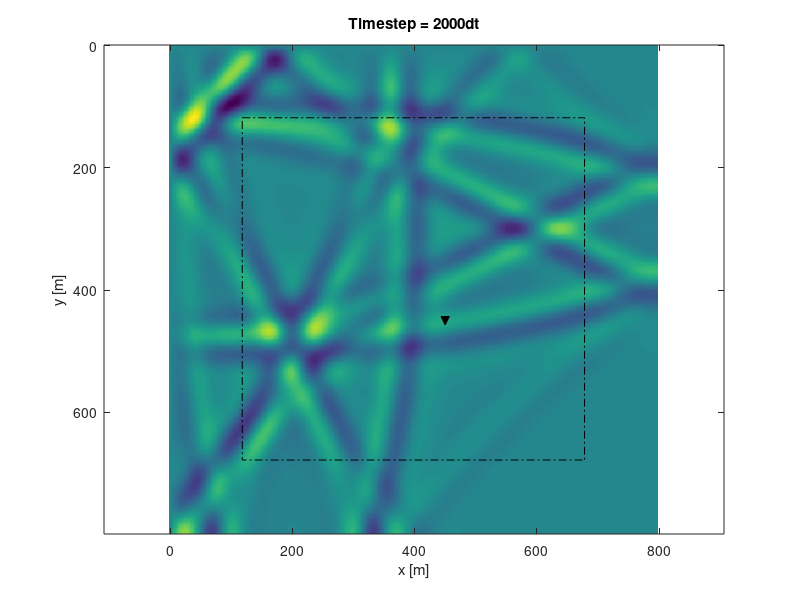

Write MATLAB code to recreate this figure. (Note: this script raises an error after producing the figure.)
%% Finite Difference Time Domain modelling on a 2-D Staggered grid with PMLs
% Numerical Modelling, ETH Zurich.
clear all;close all;clc
%% Setting up the spatial & temporal model
% --- The true dimensions (in meters)
lx = 800;
ly = 800;

% --- The true total run-time (in seconds)
lt = 1;

% --- The true medium parameters (m/s and kg/m3)
vp  = 2000;
rho = 1500;

% --- The finite-difference parameters
dx = 2;
dy = dx;
dt = 0.5e-3;

% --- The associated discrete grid in space and time
nx = floor(lx/dx);
ny = floor(ly/dy);
nt = floor(lt/dt);
x = [0:nx-1]*dx;
y = [0:ny-1]*dy;
t = [0:nt-1]*dt;

% --- Source-time wavelet (supply central frequency fc, in Hertz)
ricker = @(fm,t) (1-2*pi^2*fm^2*t.^2) .* exp(-pi^2*fm^2.*t.^2);
fc = 20;
fs = ricker(fc, t-0.1 ); % Time-delayed Ricker wavelet (plot, if desired!)

% --- Source location (positioned at 200, 300)
[~,sidx] = min(abs(x - 200));
[~,sidy] = min(abs(y - 300));

% --- Receiver location (positioned at 450, 450)
[~,ridx] = min(abs(x - 450));
[~,ridy] = min(abs(y - 450));

% --- PML parameters
npml = 60;
pmlfac = 0.85;
pmlexp = 0.85;
qx = zeros(nx,ny);
qy = zeros(nx,ny);
for a = 1:npml
    qx(a     ,:     ) = pmlfac*(npml-a)^pmlexp; % left
    qx(nx-a+1,:     ) = pmlfac*(npml-a)^pmlexp; % right
    qy(:     ,a     ) = pmlfac*(npml-a)^pmlexp; % top
    qy(:     ,ny-a+1) = pmlfac*(npml-a)^pmlexp; % bottom
end
qx = [qx(:,1) qx];
qx = [qx(1,:);qx];
qy = [qy(:,1) qy];
qy = [qy(1,:);qy];

% --- PML corners
xpml = [npml, nx-npml, nx-npml, npml, npml];
ypml = [npml, npml, ny-npml, ny-npml, npml];

%% The computational loop
% Initialize fields
px = zeros(nx+1,ny+1);
py = zeros(nx+1,ny+1);
vx = zeros(nx+1,ny+1);
vy = zeros(nx+1,ny+1);
record = zeros(nt,1);

% Stencil update locations
X = 1:nx;
Y = 1:ny;

figure(1);
for a = 1:nt
    % (1) Inject source funtion
    px(sidx,sidy) = px(sidx,sidy) + 0.5*dt*fs(a)/dx/dy*vp^2;
    py(sidx,sidy) = py(sidx,sidy) + 0.5*dt*fs(a)/dx/dy*vp^2;
    
    % (2a) Update px
    px(X+1,Y+1) = (1 - dt*qx(X+1,Y+1)) .* px(X+1,Y+1) - (dt*rho*vp^2)*((vx(X+1,Y) - vx(X,Y))/dx);
    
    % (2b) Update py
    py(X+1,Y+1) = (1 - dt*qy(X+1,Y+1)) .* py(X+1,Y+1) - (dt*rho*vp^2)*((vy(X,Y+1) - vy(X,Y))/dy); 
    
    % (2c) Combine px+py;
    p = px + py;
    
    % (3a) Update ux
    vx(X,Y) = (1 - dt*qx(X,Y)) .* vx(X,Y) - (dt/rho)*(p(X+1,Y+1) - p(X,Y+1))/dx;
    
    % (3b) Update uy
    vy(X,Y) = (1 - dt*qy(X,Y)) .* vy(X,Y) - (dt/rho)*(p(X+1,Y+1) - p(X+1,Y))/dy;
    
    % Display every 5th computation
    if (mod(a,10)==0)
        imagesc(x,y,p');
        hold on;
        plot(x(ridx), y(ridy), 'kv', 'MarkerFaceColor','k');
        plot(x(xpml), y(ypml), 'k-.');
        hold off
        axis equal;
        title(['Timestep = ', num2str(a), 'dt']);
        xlabel('x [m]');
        ylabel('y [m]');
        drawnow
    end;
    record(a) = p(ridx,ridy);
end;

% --- Compare the recorded traces
figure(2)
source_receiver_offset = norm( [x(sidx)-x(ridx), y(sidy)-y(ridy) ] );
analytical_solution = analyt_2d(fs,dt,source_receiver_offset,vp)
plot( t, record, t, analytical_solution )

% --- The root-mean-square error:
rms ( record - analytical_solution )
